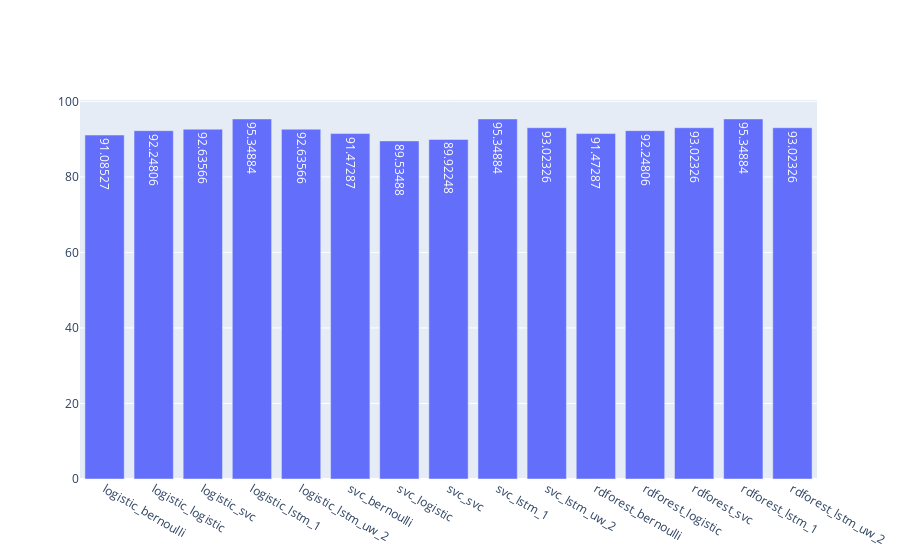

Notebook code cell kept with this figure:
### Code cell
ShopeeModel.accBarChart(models_acc)

### Figure 1 — Plotly figure (JSON) as saved in the notebook; plotly's stock layout.template omitted (floating-point values rounded to 4 significant figures)
{"data": [{"text": ["91.08527", "92.24806", "92.63566", "95.34884", "92.63566", "91.47287", "89.53488", "89.92248", "95.34884", "93.02326", "91.47287", "92.24806", "93.02326", "95.34884", "93.02326"], "textposition": "auto", "type": "bar", "x": ["logistic_bernoulli", "logistic_logistic", "logistic_svc", "logistic_lstm_1", "logistic_lstm_uw_2", "svc_bernoulli", "svc_logistic", "svc_svc", "svc_lstm_1", "svc_lstm_uw_2", "rdforest_bernoulli", "rdforest_logistic", "rdforest_svc", "rdforest_lstm_1", "rdforest_lstm_uw_2"], "y": [91.09, 92.25, 92.64, 95.35, 92.64, 91.47, 89.53, 89.92, 95.35, 93.02, 91.47, 92.25, 93.02, 95.35, 93.02]}], "layout": {"autosize": true, "xaxis": {"autorange": true, "range": [-0.5, 14.5], "type": "category"}, "yaxis": {"autorange": true, "range": [0, 100.4], "type": "linear"}}}
